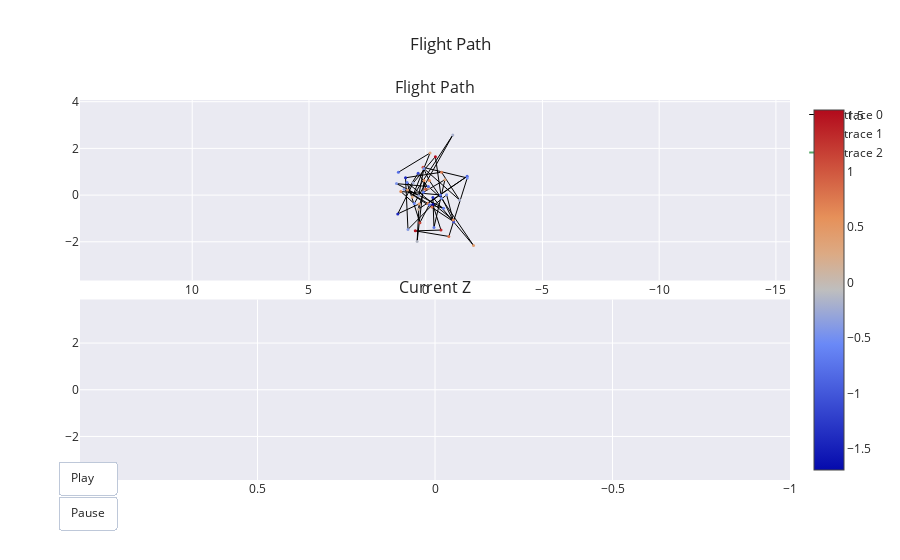

Here is the notebook cell this chart was saved with:
### Code cell
import plotly.graph_objects as go
from plotly.subplots import make_subplots
import numpy as np

# Define x, y, and z
x = np.random.normal(size=50)
y = np.random.normal(size=50)
z = np.random.normal(size=50)

xm = np.min(x) - 1.5
xM = np.max(x) + 1.5
ym = np.min(y) - 1.5
yM = np.max(y) + 1.5
N = len(x)
s = np.arange(1, N)

# Create subplot for z
def create_z_subplot():
    return go.Scatter(x=[0], y=[0], mode='lines')

# Create figure with subplots
fig = make_subplots(rows=2, cols=1,
#                     shared_xaxes=True,
                    vertical_spacing=0.05,
                    subplot_titles=('Flight Path', 'Current Z'))

# Add traces to subplots
flight_path_trace = go.Scatter(x=x, y=y,
                               mode='lines',
                               line=dict(width=1, color='black'))

flight_path_markers_trace = go.Scatter(x=x, y=y,
                                       mode='markers',
                                       marker=dict(color=z, size=3, showscale=True))

z_trace = create_z_subplot()

fig.add_trace(flight_path_trace, row=1, col=1)
fig.add_trace(flight_path_markers_trace, row=1, col=1)
fig.add_trace(z_trace, row=2, col=1)

# Define animation buttons
buttons = [
    dict(
        label="Play",
        method="animate",
        args=[None, {"frame": {"duration": 30, "redraw": True}, "fromcurrent": True}]
    ),
    dict(
        label="Pause",
        method="animate",
        args=[[None], {"frame": {"duration": 0, "redraw": False}, "mode": "immediate", "transition": {"duration": 0}}]
    )
]

# Add updatemenus and animation frames
fig.update_layout(
    xaxis=dict(range=[xm, xM], autorange=False, zeroline=False),
    yaxis=dict(range=[ym, yM], autorange=False, zeroline=False),
    title_text="Flight Path",
    hovermode="closest",
    updatemenus=[
        dict(
            type="buttons",
            buttons=buttons,
            showactive=False,
            x=0.05,
            y=0.05
        )
    ]
)

frames = [go.Frame(
        data=[go.Scatter(
            x=[x[k]],
            y=[y[k]],
            mode="markers",
            marker=dict(color="red", size=10)),
            go.Scatter(x=[0], y=[z[k]], mode='lines')
        ],
        traces=[1, 2])

        for k in range(N)]

fig.frames = frames

fig.update_xaxes(autorange="reversed") if reverse else None
fig.update_yaxes(scaleanchor="x", scaleratio=1)

fig.show()

### Figure 1 — Plotly figure (JSON) as saved in the notebook; plotly's stock layout.template omitted (floating-point values rounded to 4 significant figures)
{"data": [{"line": {"color": "black", "width": 1}, "mode": "lines", "type": "scatter", "x": [1.17, -0.1859, 0.5748, -1.161, 0.4902, 1.066, -0.633, -1.196, 0.9233, -0.09424, -1.775, 0.3141, 0.09985, -0.8223, -0.3539, -0.3079, -2.048, -0.1568, 0.1149, -1.779, -0.9909, 0.4457, -0.6538, -0.3046, 0.7596, 0.8638, -0.6782, -1.446, 0.07748, 0.3031, 0.777, 0.3244, -0.1227, 0.008848, 0.06945, 0.3672, 0.2836, 1.196, 0.5388, -0.4143, -0.6715, -0.114, 1.252, -0.7673, -0.1546, 0.2478, 0.7996, -1.178, -0.8954, -0.2696], "xaxis": "x", "y": [0.9774, 1.803, -0.087, 2.573, -0.3654, 0.152, 0.008462, -1.137, 0.2487, -0.3569, 0.8034, -0.6043, 0.1195, 0.657, -1.383, -0.09854, -2.158, 0.6201, 1.189, 0.7348, -1.771, -1.532, -1.498, -0.4003, -1.47, 0.7417, 0.9804, -0.2077, 1.138, -0.02674, 0.2148, 0.9367, 0.294, 0.2551, 0.6302, -1.984, -0.3811, -0.8051, 0.5167, 1.646, -0.1358, 0.3644, 0.4917, -0.5609, -0.4087, -1.18, 0.5381, -1.071, 0.01108, -0.5052], "yaxis": "y"}, {"marker": {"color": [-0.7655, 0.3087, 0.2876, -0.1979, -0.5854, 0.6309, -0.7251, -1.144, -0.3971, 0.6706, -0.9226, 0.06988, -0.6154, 0.3194, -0.7254, -1.365, 0.4269, 0.6264, 1.061, -0.5006, 0.8125, 1.492, 1.343, -1.689, -0.3691, -1.441, 0.7188, -0.2108, -0.449, -0.2577, 0.42, -1.124, 0.2363, 0.9903, 0.5957, -0.1249, 0.4618, -1.414, -0.231, 1.554, -0.4995, -0.8437, -0.4403, -0.6392, -0.7016, 1.142, -0.6715, 0.6394, -0.4494, 0.8163], "showscale": true, "size": 3}, "mode": "markers", "type": "scatter", "x": [1.17, -0.1859, 0.5748, -1.161, 0.4902, 1.066, -0.633, -1.196, 0.9233, -0.09424, -1.775, 0.3141, 0.09985, -0.8223, -0.3539, -0.3079, -2.048, -0.1568, 0.1149, -1.779, -0.9909, 0.4457, -0.6538, -0.3046, 0.7596, 0.8638, -0.6782, -1.446, 0.07748, 0.3031, 0.777, 0.3244, -0.1227, 0.008848, 0.06945, 0.3672, 0.2836, 1.196, 0.5388, -0.4143, -0.6715, -0.114, 1.252, -0.7673, -0.1546, 0.2478, 0.7996, -1.178, -0.8954, -0.2696], "xaxis": "x", "y": [0.9774, 1.803, -0.087, 2.573, -0.3654, 0.152, 0.008462, -1.137, 0.2487, -0.3569, 0.8034, -0.6043, 0.1195, 0.657, -1.383, -0.09854, -2.158, 0.6201, 1.189, 0.7348, -1.771, -1.532, -1.498, -0.4003, -1.47, 0.7417, 0.9804, -0.2077, 1.138, -0.02674, 0.2148, 0.9367, 0.294, 0.2551, 0.6302, -1.984, -0.3811, -0.8051, 0.5167, 1.646, -0.1358, 0.3644, 0.4917, -0.5609, -0.4087, -1.18, 0.5381, -1.071, 0.01108, -0.5052], "yaxis": "y"}, {"mode": "lines", "type": "scatter", "x": [0], "xaxis": "x2", "y": [0], "yaxis": "y2"}], "layout": {"annotations": [{"font": {"size": 16}, "showarrow": false, "text": "Flight Path", "x": 0.5, "xanchor": "center", "xref": "paper", "y": 1, "yanchor": "bottom", "yref": "paper"}, {"font": {"size": 16}, "showarrow": false, "text": "Current Z", "x": 0.5, "xanchor": "center", "xref": "paper", "y": 0.475, "yanchor": "bottom", "yref": "paper"}], "hovermode": "closest", "title": {"text": "Flight Path"}, "updatemenus": [{"buttons": [{"args": [null, {"frame": {"duration": 30, "redraw": true}, "fromcurrent": true}], "label": "Play", "method": "animate"}, {"args": [[null], {"frame": {"duration": 0, "redraw": false}, "mode": "immediate", "transition": {"duration": 0}}], "label": "Pause", "method": "animate"}], "showactive": false, "type": "buttons", "x": 0.05, "y": 0.05}], "xaxis": {"anchor": "y", "autorange": "reversed", "domain": [0, 1], "range": [-3.548, 2.752], "zeroline": false}, "xaxis2": {"anchor": "y2", "autorange": "reversed", "domain": [0, 1]}, "yaxis": {"anchor": "x", "autorange": false, "domain": [0.525, 1], "range": [-3.658, 4.073], "scaleanchor": "x", "scaleratio": 1, "zeroline": false}, "yaxis2": {"anchor": "x2", "domain": [0, 0.475], "scaleanchor": "x", "scaleratio": 1}}}
